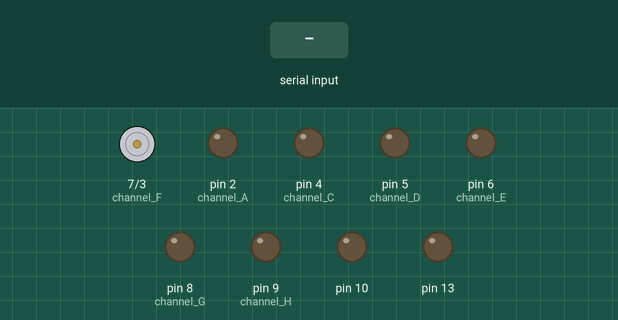
A sketch run on a simulated Arduino Uno, built with avr-gcc and run on an emulated ATmega328P. Shown: motor-driver pin pairs drawn as motors (green arrow = first pin HIGH = forward, orange = second pin HIGH = backward, longer = more drive), output pins drawn as LEDs (lit = HIGH). The inputs (shaded band) are chosen by the test bench.

Above: at 1.2 s.
1.3 s: "A" received over Serial
At 2.0 s:
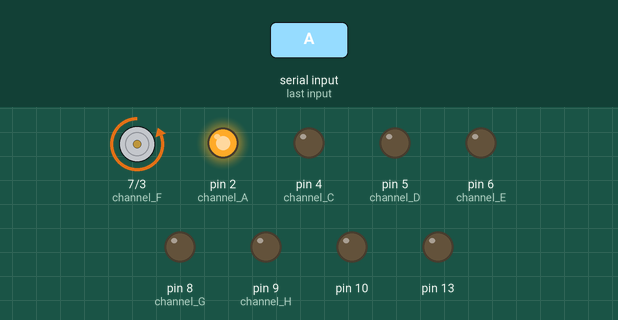
2.8 s: "B" received over Serial
At 3.1 s:
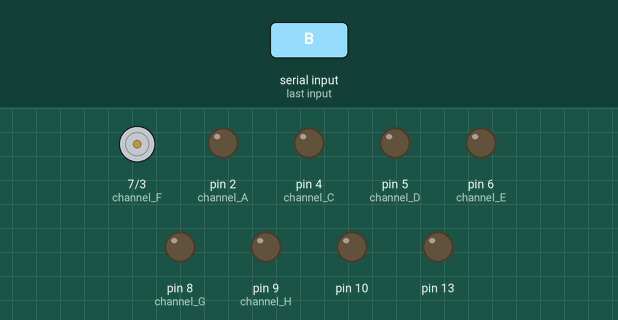
Timing chart, 0 to 5.8 s (numbered marks = the images above; inputs shaded):
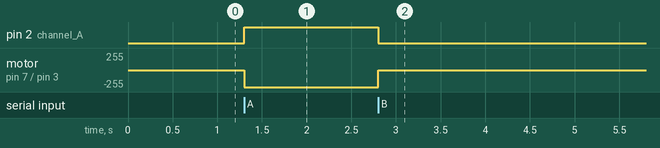

The sketch:

BlindOnOff_ino.ino
```cpp
// Test sketch for El Escudo Dos
// Turn each EL channel (A-H) on in sequence and repeat
// Mike Grusin, SparkFun Electronics
int incomingByte=0;
int inst = 1; //for incoming serial data

void setup() {
  Serial.begin(9600); //Open Serial Port, data rate=9600
  // The EL channels are on pins 2 through 9
  // Initialize the pins as outputs
  pinMode(2, OUTPUT);  // channel A
  pinMode(3, OUTPUT);  // channel B
  pinMode(4, OUTPUT);  // channel C
  pinMode(5, OUTPUT);  // channel D
  pinMode(6, OUTPUT);  // channel E
  pinMode(7, OUTPUT);  // channel F
  pinMode(8, OUTPUT);  // channel G
  pinMode(9, OUTPUT);  // channel H
  // We also have two status LEDs, pin 10 on the Escudo,
  // and pin 13 on the Arduino itself
  pinMode(10, OUTPUT);
  pinMode(13, OUTPUT);
}

void loop()
{
  // act on data only when you receive data:
  if (Serial.available() < 1){
    return;
  }

  // read the incoming byte:
  incomingByte = Serial.read();
  if (incomingByte==67){
    inst=1;
  }
  if (incomingByte==68){
    inst=2;
  }
  if (incomingByte==69){
    inst=3;
  }
  if (incomingByte==70){
    inst=4;
  }
  if (inst==1){
    if (incomingByte==65){
      digitalWrite(2,HIGH);
      digitalWrite(3,HIGH);
      //digitalWrite(4,HIGH);
      //digitalWrite(5,HIGH);
      //digitalWrite(6,HIGH);
      //digitalWrite(7,HIGH);
      //digitalWrite(8,HIGH);
      //digitalWrite(9,HIGH);
    }
    if (incomingByte==66){
      digitalWrite(2,LOW);
      digitalWrite(3,LOW);
      //digitalWrite(4,LOW);
      //digitalWrite(5,LOW);
      //digitalWrite(6,LOW);
      //digitalWrite(7,LOW);
      //digitalWrite(8,LOW);
      //digitalWrite(9,LOW);
    }
  }
}
```

Measured:
- after the input at 1.3 s, pin 2 (channel_A): LOW → HIGH at once; motor on pin 7 (channel_F) / pin 3 (channel_B): stopped → backward 255/255 at once
- after the input at 2.8 s, pin 2 (channel_A): HIGH → LOW at once; motor on pin 7 (channel_F) / pin 3 (channel_B): backward 255/255 → stopped at once
